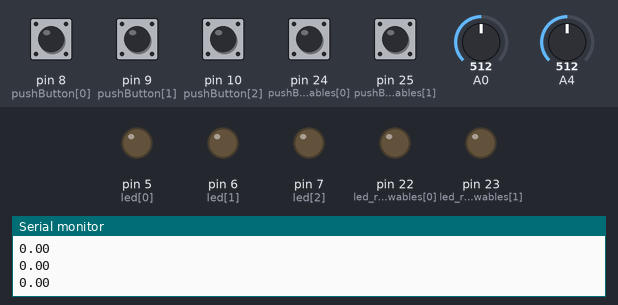
Recording of a sketch running on a simulated Arduino Mega 2560, built with avr-gcc and run on an emulated ATmega2560. Parts: output pins drawn as LEDs (lit = HIGH), the last lines printed to the serial monitor. The inputs (shaded band) are chosen by the test bench; at power-on: pin 8 (pushButton[0]), pin 9 (pushButton[1]), pin 10 (pushButton[2]), pin 24 (pushButton_Renewables[0]), pin 25 (pushButton_Renewables[1]) HIGH, A0 = 512, A4 = 512. Pins used as bus, display or sensor lines are not drawn.

Above: at 1.2 s.
1.3 s: pin 8 (pushButton[0]) pulled LOW for 0.25 s
At 2.4 s:
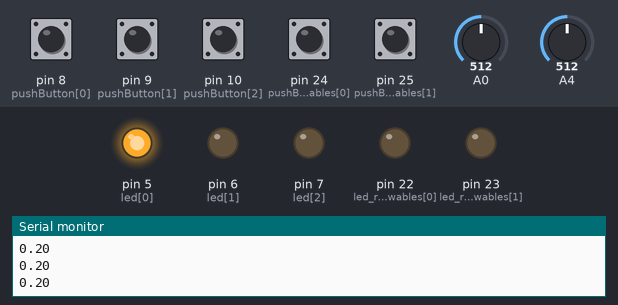
3.1 s: pin 9 (pushButton[1]) pulled LOW for 0.25 s
At 4.0 s:
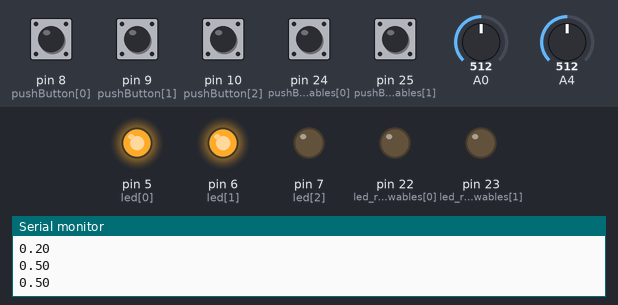
4.9 s: pin 10 (pushButton[2]) pulled LOW for 0.25 s
At 5.6 s:
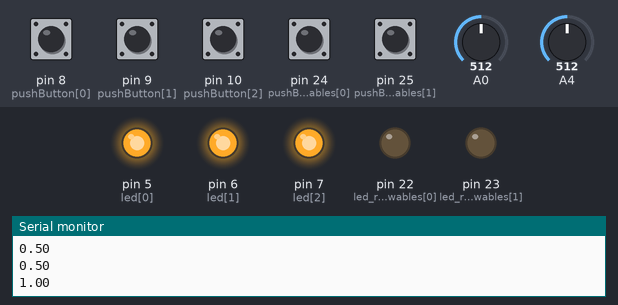
6.7 s: pin 24 (pushButton_Renewables[0]) pulled LOW for 0.25 s
At 8.2 s:
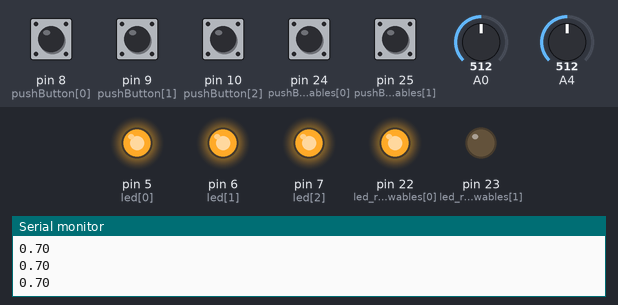
8.5 s: pin 25 (pushButton_Renewables[1]) pulled LOW for 0.25 s
At 10.0 s:
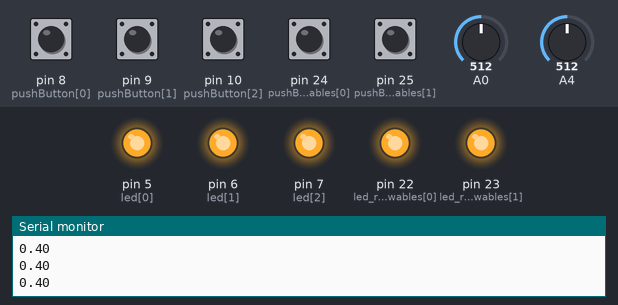
10.3 s: pin 9 (pushButton[1]) pulled LOW for 1 s
At 12.5 s:
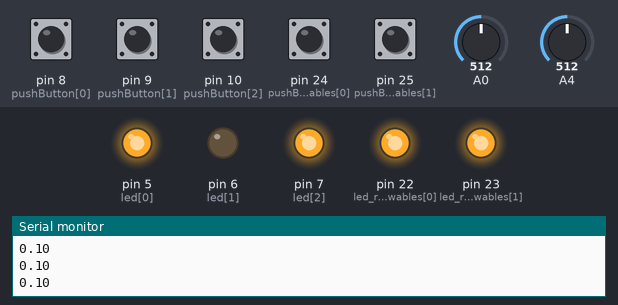
Timing chart, 0 to 13.9 s (numbered marks = the images above; inputs shaded):
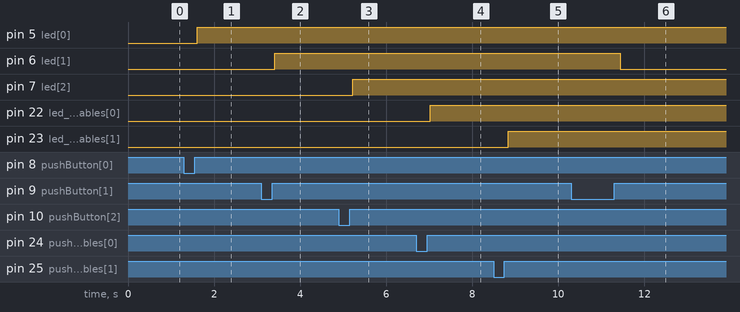

The sketch:

Interactive_Load_Switch_numbers.ino
```cpp
const int pushButton[3]= {8,9,10};
const int pushButton_Renewables[2]= {24,25};
const int led[3] = {5,6,7};
const int led_renewables[2] = {22,23};
const int SSRPin[3] = {2,3,4};
int pushbuttonState[3] = {0,0,0};
int pushbuttonState_renewables[2] = {0,0};
int SSRStatus[3] = {HIGH,HIGH,HIGH};
int PushbuttonStatus[2] = {HIGH,HIGH};
int triggerType = HIGH; // HIGH trigger SSR is being used
int SSRON = HIGH;
int SSROFF = LOW;
int solar_state = 0;
int wind_state = 0;

int load = 0;
const int time_period = 200;
const int FIVEWATT_Led = 2;
const int SEVENWATT_Motor = 3;
const int FOURTYWATT_Bulb = 5;
const int solar = 3;
const int wind = 3;
void setup() {
  Serial.begin(9600);
  for(int i=0;i<3;i++) {
    pinMode(pushButton[i],INPUT_PULLUP); // configures pushbutton
    pinMode(SSRPin[i],OUTPUT); // sets SSR to output
    pinMode(led[i],OUTPUT); // sets LEDs to output
    digitalWrite(SSRPin[i], SSROFF); // sets initial status of the relay as OFF
  }
  for(int i=0;i<2;i++) {
    pinMode(pushButton_Renewables[i],INPUT_PULLUP); // configures pushbutton for renewables
    pinMode(led_renewables[i],OUTPUT); // sets LEDs to output
  }
  pinMode(11, OUTPUT);
  digitalWrite(11, LOW);
}
void loop() {
  bool solar_flag = LOW;
  bool wind_flag = LOW;
  load = 0;
  float solar_voltage = analogRead(A0)*5*5.0/1023;     //PV panel voltage
  if(solar_voltage > 7) {
    solar_state = 1;
  }
  else{
    solar_state = 0;
  }
  float wind_voltage = (analogRead(A4)*(5/3))/1023;
  if(wind_voltage > 0.5) {
    wind_state = 1;
  }
  else {
    wind_state = 0;
  }
  //Serial.println(solar_voltage);
  int state[3] = {0,0,0}; // start at off state for pushbutton for loads
  int state_renewables[2] = {0,0}; // start at off state for pushbutton for renewables
  for(int i=0;i<3;i++) {
    state[i] = digitalRead(pushButton[i]);
    if(state[i] == HIGH && SSRStatus[i] == LOW) {
      pushbuttonState[i] = 1-pushbuttonState[i];
    }
    SSRStatus[i] = state[i];
    if (pushbuttonState[i] == HIGH) {
      digitalWrite(led[i], HIGH);
      digitalWrite(SSRPin[i], SSRON);
    } else {
      digitalWrite(led[i], LOW);
      digitalWrite(SSRPin[i], SSROFF);
    }
  }
  for(int i=0;i<2;i++) {
    state_renewables[i] = digitalRead(pushButton_Renewables[i]);
    if(state_renewables[i] == HIGH && PushbuttonStatus[i] == LOW) {
      pushbuttonState_renewables[i] = 1-pushbuttonState_renewables[i];
    }
    PushbuttonStatus[i] = state_renewables[i];
    if (pushbuttonState_renewables[i] == HIGH) {
      digitalWrite(led_renewables[i], HIGH);
    }
    else {
      digitalWrite(led_renewables[i], LOW);
    }
  }
  if(pushbuttonState[0] == HIGH) {
    load = load + FIVEWATT_Led; // 5 w bulb added to load variable
  }
  if(pushbuttonState[1] == HIGH) {
    load = load + SEVENWATT_Motor; // 7 w motor added to load variable
  }
  if(pushbuttonState[2] == HIGH) {
    load = load + FOURTYWATT_Bulb; // 40 w bulb added to load variable
  }
  if(pushbuttonState_renewables[0] == HIGH) {
    load = load - solar;
    solar_flag = HIGH;
  }
  if(pushbuttonState_renewables[1] == HIGH) {
    load = load - wind;
    wind_flag = HIGH;
  }
  // PWM code
if (load >= 0){
  float duty_cycle = float(load)/10;
  float t_on= duty_cycle * time_period;
  float t_off= (1- (duty_cycle)) * time_period;
    digitalWrite(11,  HIGH);
    delay(t_on);
    digitalWrite(11, LOW);
    delay(t_off);
    Serial.println(duty_cycle);
  }
else{
  if(solar_flag == HIGH) {
    load = load + solar;
    digitalWrite(led_renewables[0],LOW);
  }
  if(wind_flag == HIGH) {
    load = load + wind;
    digitalWrite(led_renewables[1],LOW);
  }
  float duty_cycle = float(load)/10;
  float t_on= duty_cycle * time_period;
  float t_off= (1- (duty_cycle)) * time_period;
    digitalWrite(11,  LOW);
    delay(time_period);
    Serial.println(duty_cycle);
  }
}
```

Measured:
- after the input at 1.3 s, pin 5 (led[0]): LOW → HIGH after 0.31 s
- after the input at 3.1 s, pin 6 (led[1]): LOW → HIGH after 0.31 s
- after the input at 4.9 s, pin 7 (led[2]): LOW → HIGH after 0.32 s
- after the input at 6.7 s, pin 22 (led_renewables[0]): LOW → HIGH after 0.33 s
- after the input at 8.5 s, pin 23 (led_renewables[1]): LOW → HIGH after 0.34 s
- after the input at 10.3 s, pin 6 (led[1]): HIGH → LOW after 1.1 s
